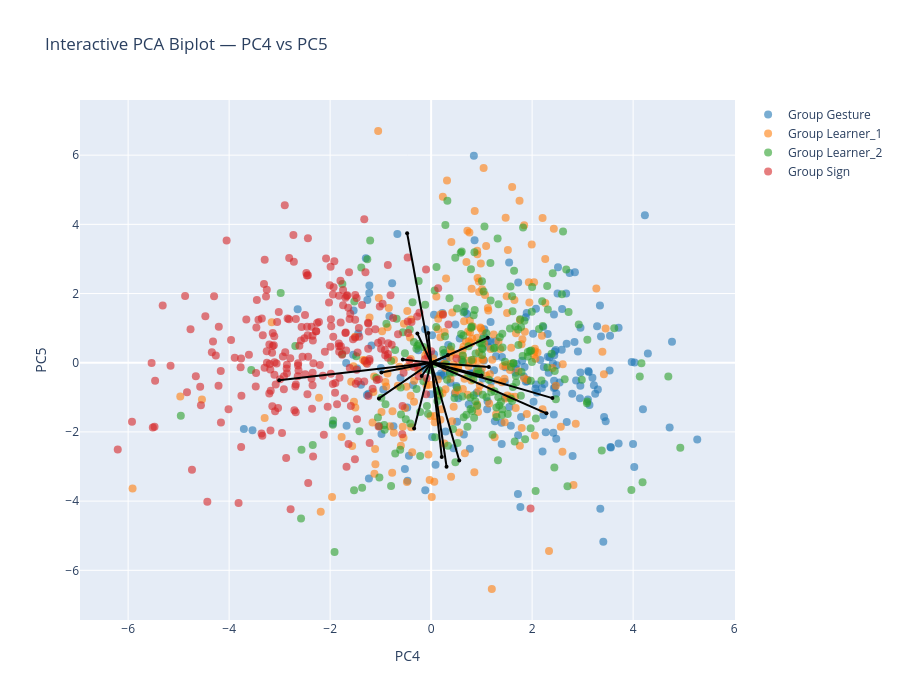

Here is the notebook cell this chart was saved with:
### Markdown cell above
## P4-P5

### Code cell
interactive_PCA_biplot(score=x_new_GS, 
                       coeff=loadings_GS, 
                       labels=feature_names, 
                       y=y, 
                       selected_vars=selected_vars, 
                       pc_x=4, 
                       pc_y=5,
                       show_labels=False)

### Figure 1 — Plotly figure (JSON) as saved in the notebook; plotly's stock layout.template omitted (floating-point values rounded to 4 significant figures; data arrays with more than 128 entries replaced by an {"elided": "..."} marker saying what was removed)
{"data": [{"hoverinfo": "text", "marker": {"color": "#1f77b4", "opacity": 0.6, "size": 8}, "mode": "markers", "name": "Group Gesture", "showlegend": true, "text": {"elided": "197 str values"}, "type": "scatter", "x": {"elided": "197 float values"}, "y": {"elided": "197 float values"}}, {"hoverinfo": "text", "marker": {"color": "#ff7f0e", "opacity": 0.6, "size": 8}, "mode": "markers", "name": "Group Learner_1", "showlegend": true, "text": {"elided": "236 str values"}, "type": "scatter", "x": {"elided": "236 float values"}, "y": {"elided": "236 float values"}}, {"hoverinfo": "text", "marker": {"color": "#2ca02c", "opacity": 0.6, "size": 8}, "mode": "markers", "name": "Group Learner_2", "showlegend": true, "text": {"elided": "223 str values"}, "type": "scatter", "x": {"elided": "223 float values"}, "y": {"elided": "223 float values"}}, {"hoverinfo": "text", "marker": {"color": "#d62728", "opacity": 0.6, "size": 8}, "mode": "markers", "name": "Group Sign", "showlegend": true, "text": {"elided": "246 str values"}, "type": "scatter", "x": {"elided": "246 float values"}, "y": {"elided": "246 float values"}}, {"hoverinfo": "text", "hovertext": "gross__magnitude__arm_speed_Gmean", "line": {"color": "black"}, "marker": {"size": 4}, "mode": "lines+markers", "showlegend": false, "textposition": "top center", "type": "scatter", "x": [0, -3.008], "y": [0, -0.5053]}, {"hoverinfo": "text", "hovertext": "gross__variability__arm_speed_Gstd", "line": {"color": "black"}, "marker": {"size": 4}, "mode": "lines+markers", "showlegend": false, "textposition": "top center", "type": "scatter", "x": [0, -0.561], "y": [0, 0.09135]}, {"hoverinfo": "text", "hovertext": "gross__variability__arm_speed_peak_std", "line": {"color": "black"}, "marker": {"size": 4}, "mode": "lines+markers", "showlegend": false, "textposition": "top center", "type": "scatter", "x": [0, 1.123], "y": [0, 0.7244]}, {"hoverinfo": "text", "hovertext": "gross__coordination__arm_coupling", "line": {"color": "black"}, "marker": {"size": 4}, "mode": "lines+markers", "showlegend": false, "textposition": "top center", "type": "scatter", "x": [0, -1.033], "y": [0, -1.031]}, {"hoverinfo": "text", "hovertext": "fine__handshape__fingertip_spread_mean", "line": {"color": "black"}, "marker": {"size": 4}, "mode": "lines+markers", "showlegend": false, "textposition": "top center", "type": "scatter", "x": [0, -0.05546], "y": [0, 0.8616]}, {"hoverinfo": "text", "hovertext": "fine__variability__fingertip_spread_std", "line": {"color": "black"}, "marker": {"size": 4}, "mode": "lines+markers", "showlegend": false, "textposition": "top center", "type": "scatter", "x": [0, 0.3329], "y": [0, 0.2219]}, {"hoverinfo": "text", "hovertext": "fine__handshape__mcp_tip_mean", "line": {"color": "black"}, "marker": {"size": 4}, "mode": "lines+markers", "showlegend": false, "textposition": "top center", "type": "scatter", "x": [0, 1.144], "y": [0, -0.1253]}, {"hoverinfo": "text", "hovertext": "fine__handshape__thumb_opposition_mean", "line": {"color": "black"}, "marker": {"size": 4}, "mode": "lines+markers", "showlegend": false, "textposition": "top center", "type": "scatter", "x": [0, -0.2724], "y": [0, 0.8468]}, {"hoverinfo": "text", "hovertext": "fine__handshape__handshape_size_mean", "line": {"color": "black"}, "marker": {"size": 4}, "mode": "lines+markers", "showlegend": false, "textposition": "top center", "type": "scatter", "x": [0, 2.402], "y": [0, -1.023]}, {"hoverinfo": "text", "hovertext": "fine__variability__handshape_size_std", "line": {"color": "black"}, "marker": {"size": 4}, "mode": "lines+markers", "showlegend": false, "textposition": "top center", "type": "scatter", "x": [0, 2.284], "y": [0, -1.462]}, {"hoverinfo": "text", "hovertext": "fine__variability__handshape_variability", "line": {"color": "black"}, "marker": {"size": 4}, "mode": "lines+markers", "showlegend": false, "textposition": "top center", "type": "scatter", "x": [0, 0.9971], "y": [0, -0.3666]}, {"hoverinfo": "text", "hovertext": "fine__magnitude__flexion_speed_mean", "line": {"color": "black"}, "marker": {"size": 4}, "mode": "lines+markers", "showlegend": false, "textposition": "top center", "type": "scatter", "x": [0, -0.3372], "y": [0, -1.9]}, {"hoverinfo": "text", "hovertext": "fine__variability__flexion_speed_std", "line": {"color": "black"}, "marker": {"size": 4}, "mode": "lines+markers", "showlegend": false, "textposition": "top center", "type": "scatter", "x": [0, -0.1873], "y": [0, -0.3869]}, {"hoverinfo": "text", "hovertext": "fine__smoothness__flexion_jerk", "line": {"color": "black"}, "marker": {"size": 4}, "mode": "lines+markers", "showlegend": false, "textposition": "top center", "type": "scatter", "x": [0, -0.9842], "y": [0, -0.2807]}, {"hoverinfo": "text", "hovertext": "fine__coordination__finger_independence", "line": {"color": "black"}, "marker": {"size": 4}, "mode": "lines+markers", "showlegend": false, "textposition": "top center", "type": "scatter", "x": [0, -0.4752], "y": [0, 3.743]}, {"hoverinfo": "text", "hovertext": "fine__coordination__corr_index_middle", "line": {"color": "black"}, "marker": {"size": 4}, "mode": "lines+markers", "showlegend": false, "textposition": "top center", "type": "scatter", "x": [0, 0.3053], "y": [0, -3.005]}, {"hoverinfo": "text", "hovertext": "fine__coordination__corr_middle_ring", "line": {"color": "black"}, "marker": {"size": 4}, "mode": "lines+markers", "showlegend": false, "textposition": "top center", "type": "scatter", "x": [0, 0.2109], "y": [0, -2.724]}, {"hoverinfo": "text", "hovertext": "fine__coordination__corr_ring_pinky", "line": {"color": "black"}, "marker": {"size": 4}, "mode": "lines+markers", "showlegend": false, "textposition": "top center", "type": "scatter", "x": [0, 0.557], "y": [0, -2.824]}], "layout": {"height": 700, "hovermode": "closest", "title": {"text": "Interactive PCA Biplot — PC4 vs PC5"}, "width": 900, "xaxis": {"title": {"text": "PC4"}}, "yaxis": {"title": {"text": "PC5"}}}}
